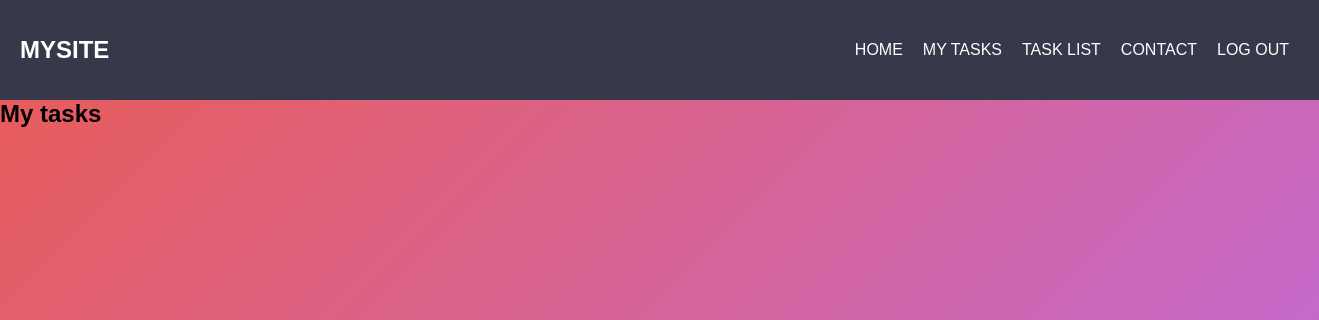
/tasks/1/my_list/ (signed in), run on an earlier commit of the app's database.
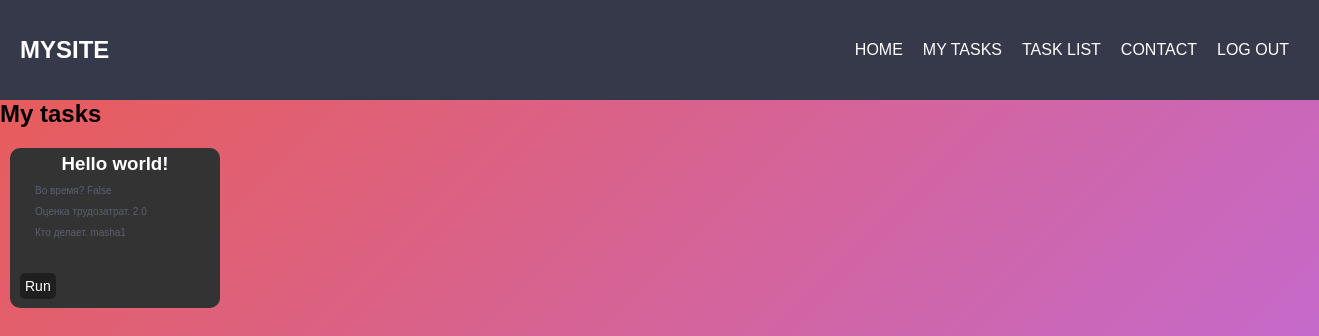
And on a later commit of the database.
### tasks/models.py (models this page shows, shortened)
class Tasks(models.Model):
	user = models.ForeignKey(settings.AUTH_USER_MODEL, on_delete=models.CASCADE, verbose_name="Пользователь")
	title = models.CharField(max_length=500, null=True, blank=True, verbose_name="Заголовок")
	creationdate = models.DateTimeField(auto_now_add=True, verbose_name="Дата создания")
	datetime_start = models.DateTimeField(null=True, blank=True, verbose_name="Время начала")
	datetime_end = models.DateTimeField(null=True, blank=True, verbose_name="Время окончания")
	need_hours = models.FloatField(null=True, blank=True, verbose_name="Необходимое время")
	spent_hours = models.IntegerField(null=True, blank=True, verbose_name="Затраченое время")
	in_time = models.BooleanField(default=False, verbose_name="Во время?")
	comments = models.TextField(null=True, blank=True, verbose_name="Комментарии")
	closed = models.BooleanField(default=False, null=True, blank=True, verbose_name="Закрыта ли задача")
	class Meta:
		verbose_name = "Задание"
		verbose_name_plural = "Задания"
	def get_run_url(self):
		return "/tasks/my_task/{}/run".format(self.pk)

### tasks/views.py (the view)
# urls.py: path('<int:user>/my_list/', list_view_for_user, name='list_view_for_user'),
def list_view_for_user(request, user):
	item_for_user = Tasks.objects.filter(user=request.user)
	context = {
		'item_for_user': item_for_user,
	}
	return render(request, 'tasks/list_for_user.html', context)

### tasks/templates/tasks/list_for_user.html
{% extends 'base.html' %}
{% block content %}
		<h2>My tasks</h2>
	<div class="list-form">
		<ul>
			{% for item in item_for_user %}
				{% if item.closed is not True %}
				<li>
					<div id="task-form">
						<div class="task-title"><h3>{{ item.title }}<h3></div>
						<div class="task-intime"><p>Во время? {{ item.in_time }}</p></div>
						<div class="task-need_hours"><p>Оценка трудозатрат. {{ item.need_hours }}</p></div>
						<div class="task-user"><p>Кто делает. {{ item.user }}</p></div>
						<a href="{{ item.get_run_url }}">
							<button class="btn-run">Run</button>
						</a>
					</div>
				</li>
				{% endif %}
			{% endfor %}
		</ul>
	</div>
{% endblock %}

What changed in the data, as far as the page shows it:
added Tasks: title "Hello world!", in_time "False", need_hours "2.0", user "masha1"
